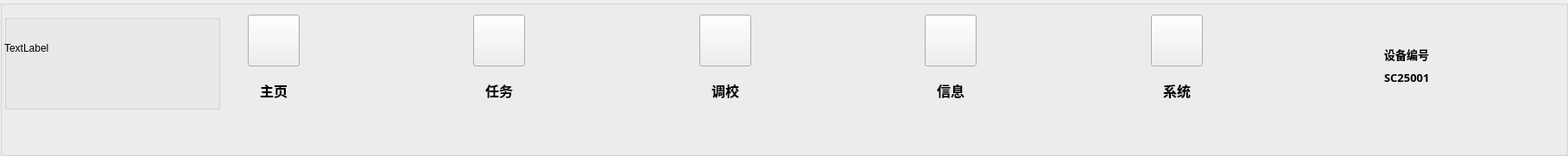
     <widget class="QGroupBox" name="groupBox_25">
      <property name="title">
       <string/>
      </property>
      <layout class="QGridLayout" name="gridLayout_20">
       <property name="leftMargin">
        <number>2</number>
       </property>
       <item row="1" column="8" alignment="Qt::AlignHCenter">
        <widget class="QLabel" name="label_message">
         <property name="font">
          <font>
           <family>微软雅黑 Light</family>
           <pointsize>12</pointsize>
           <weight>75</weight>
           <bold>true</bold>
          </font>
         </property>
         <property name="text">
          <string>信息</string>
         </property>
        </widget>
       </item>
       <item row="0" column="3">
        <spacer name="horizontalSpacer_14">
         <property name="orientation">
          <enum>Qt::Horizontal</enum>
         </property>
         <property name="sizeHint" stdset="0">
          <size>
           <width>195</width>
           <height>20</height>
          </size>
         </property>
        </spacer>
       </item>
       <item row="0" column="0" rowspan="2">
        <widget class="QGroupBox" name="groupBox_26">
         <property name="sizePolicy">
          <sizepolicy hsizetype="Fixed" vsizetype="Fixed">
           <horstretch>0</horstretch>
           <verstretch>0</verstretch>
          </sizepolicy>
         </property>
         <property name="minimumSize">
          <size>
           <width>250</width>
           <height>110</height>
          </size>
         </property>
         <property name="maximumSize">
          <size>
           <width>250</width>
           <height>110</height>
          </size>
         </property>
         <property name="title">
          <string/>
         </property>
         <widget class="QLabel" name="label_logo">
          <property name="geometry">
           <rect>
            <x>0</x>
            <y>10</y>
            <width>214</width>
            <height>57</height>
           </rect>
          </property>
          <property name="sizePolicy">
           <sizepolicy hsizetype="Fixed" vsizetype="Fixed">
            <horstretch>0</horstretch>
            <verstretch>0</verstretch>
           </sizepolicy>
          </property>
          <property name="minimumSize">
           <size>
            <width>214</width>
            <height>57</height>
           </size>
          </property>
          <property name="maximumSize">
           <size>
            <width>214</width>
            <height>57</height>
           </size>
          </property>
          <property name="text">
           <string>TextLabel</string>
          </property>
         </widget>
        </widget>
       </item>
       <item row="0" column="6">
        <widget class="QPushButton" name="pushButton_change">
         <property name="minimumSize">
          <size>
           <width>60</width>
           <height>60</height>
          </size>
         </property>
         <property name="maximumSize">
          <size>
           <width>60</width>
           <height>60</height>
          </size>
         </property>
         <property name="text">
          <string/>
         </property>
         <property name="iconSize">
          <size>
           <width>60</width>
           <height>60</height>
          </size>
         </property>
        </widget>
       </item>
       <item row="0" column="11">
        <spacer name="horizontalSpacer_18">
         <property name="orientation">
          <enum>Qt::Horizontal</enum>
         </property>
         <property name="sizeHint" stdset="0">
          <size>
           <width>195</width>
           <height>20</height>
          </size>
         </property>
        </spacer>
       </item>
       <item row="1" column="2" alignment="Qt::AlignHCenter">
        <widget class="QLabel" name="labelvector">
         <property name="font">
          <font>
           <family>微软雅黑 Light</family>
           <pointsize>12</pointsize>
           <weight>75</weight>
           <bold>true</bold>
          </font>
         </property>
         <property name="text">
          <string>主页</string>
         </property>
        </widget>
       </item>
       <item row="0" column="12" rowspan="2">
        <widget class="QGroupBox" name="groupBox_21">
         <property name="sizePolicy">
          <sizepolicy hsizetype="Fixed" vsizetype="Fixed">
           <horstretch>0</horstretch>
           <verstretch>0</verstretch>
          </sizepolicy>
         </property>
         <property name="minimumSize">
          <size>
           <width>150</width>
           <height>80</height>
          </size>
         </property>
         <property name="styleSheet">
          <string notr="true">border:none</string>
         </property>
         <property name="title">
          <string/>
         </property>
         <layout class="QGridLayout" name="gridLayout_12">
          <item row="0" column="0">
           <spacer name="verticalSpacer_6">
            <property name="orientation">
             <enum>Qt::Vertical</enum>
            </property>
            <property name="sizeType">
             <enum>QSizePolicy::Fixed</enum>
            </property>
            <property name="sizeHint" stdset="0">
             <size>
              <width>80</width>
              <height>10</height>
             </size>
            </property>
           </spacer>
          </item>
          <item row="1" column="0">
           <widget class="QLabel" name="label_sbbh">
            <property name="sizePolicy">
             <sizepolicy hsizetype="Fixed" vsizetype="Fixed">
              <horstretch>0</horstretch>
              <verstretch>0</verstretch>
             </sizepolicy>
            </property>
            <property name="minimumSize">
             <size>
              <width>150</width>
              <height>0</height>
             </size>
            </property>
            <property name="font">
             <font>
              <family>微软雅黑 Light</family>
              <pointsize>10</pointsize>
              <weight>75</weight>
              <bold>true</bold>
             </font>
            </property>
            <property name="text">
             <string>设备编号</string>
            </property>
           </widget>
          </item>
          <item row="2" column="0">
           <widget class="QLabel" name="label_bhtext">
            <property name="sizePolicy">
             <sizepolicy hsizetype="Fixed" vsizetype="Fixed">
              <horstretch>0</horstretch>
              <verstretch>0</verstretch>
             </sizepolicy>
            </property>
            <property name="minimumSize">
             <size>
              <width>150</width>
              <height>0</height>
             </size>
            </property>
            <property name="font">
             <font>
              <family>微软雅黑 Light</family>
              <pointsize>10</pointsize>
              <weight>75</weight>
              <bold>true</bold>
             </font>
            </property>
            <property name="text">
             <string>SC25001</string>
            </property>
           </widget>
          </item>
         </layout>
        </widget>
       </item>
       <item row="0" column="8">
        <widget class="QPushButton" name="pushButton_message">
         <property name="minimumSize">
          <size>
           <width>60</width>
           <height>60</height>
          </size>
         </property>
         <property name="maximumSize">
          <size>
           <width>60</width>
           <height>60</height>
          </size>
         </property>
         <property name="text">
          <string/>
         </property>
         <property name="iconSize">
          <size>
           <width>60</width>
           <height>60</height>
          </size>
         </property>
        </widget>
       </item>
       <item row="0" column="5">
        <spacer name="horizontalSpacer_15">
         <property name="orientation">
          <enum>Qt::Horizontal</enum>
         </property>
         <property name="sizeHint" stdset="0">
          <size>
           <width>196</width>
           <height>20</height>
          </size>
         </property>
        </spacer>
       </item>
       <item row="0" column="2">
        <widget class="QPushButton" name="pushButton_vector">
         <property name="minimumSize">
          <size>
           <width>60</width>
           <height>60</height>
          </size>
         </property>
         <property name="maximumSize">
          <size>
           <width>60</width>
           <height>60</height>
          </size>
         </property>
         <property name="text">
          <string/>
         </property>
         <property name="iconSize">
          <size>
           <width>60</width>
           <height>60</height>
          </size>
         </property>
        </widget>
       </item>
       <item row="1" column="6" alignment="Qt::AlignHCenter">
        <widget class="QLabel" name="label_change">
         <property name="font">
          <font>
           <pointsize>12</pointsize>
           <weight>75</weight>
           <bold>true</bold>
          </font>
         </property>
         <property name="text">
          <string>调校</string>
         </property>
        </widget>
       </item>
       <item row="0" column="9">
        <spacer name="horizontalSpacer_17">
         <property name="orientation">
          <enum>Qt::Horizontal</enum>
         </property>
         <property name="sizeHint" stdset="0">
          <size>
           <width>196</width>
           <height>20</height>
          </size>
         </property>
        </spacer>
       </item>
       <item row="0" column="4">
        <widget class="QPushButton" name="pushButton_task">
         <property name="minimumSize">
          <size>
           <width>60</width>
           <height>60</height>
          </size>
         </property>
         <property name="maximumSize">
          <size>
           <width>60</width>
           <height>60</height>
          </size>
         </property>
         <property name="text">
          <string/>
         </property>
         <property name="iconSize">
          <size>
           <width>60</width>
           <height>60</height>
          </size>
         </property>
        </widget>
       </item>
       <item row="1" column="4" alignment="Qt::AlignHCenter">
        <widget class="QLabel" name="label_task">
         <property name="font">
          <font>
           <family>微软雅黑 Light</family>
           <pointsize>12</pointsize>
           <weight>75</weight>
           <bold>true</bold>
          </font>
         </property>
         <property name="text">
          <string>任务</string>
         </property>
        </widget>
       </item>
       <item row="0" column="7">
        <spacer name="horizontalSpacer_16">
         <property name="orientation">
          <enum>Qt::Horizontal</enum>
         </property>
         <property name="sizeHint" stdset="0">
          <size>
           <width>195</width>
           <height>20</height>
          </size>
         </property>
        </spacer>
       </item>
       <item row="1" column="10" alignment="Qt::AlignHCenter">
        <widget class="QLabel" name="label_system">
         <property name="font">
          <font>
           <family>微软雅黑 Light</family>
           <pointsize>12</pointsize>
           <weight>75</weight>
           <bold>true</bold>
          </font>
         </property>
         <property name="text">
          <string>系统</string>
         </property>
        </widget>
       </item>
       <item row="0" column="13">
        <spacer name="horizontalSpacer_36">
         <property name="orientation">
          <enum>Qt::Horizontal</enum>
         </property>
         <property name="sizeType">
          <enum>QSizePolicy::Fixed</enum>
         </property>
         <property name="sizeHint" stdset="0">
          <size>
           <width>40</width>
           <height>20</height>
          </size>
         </property>
        </spacer>
       </item>
       <item row="2" column="0">
        <spacer name="verticalSpacer_27">
         <property name="orientation">
          <enum>Qt::Vertical</enum>
         </property>
         <property name="sizeHint" stdset="0">
          <size>
           <width>20</width>
           <height>40</height>
          </size>
         </property>
        </spacer>
       </item>
       <item row="0" column="10">
        <widget class="QPushButton" name="pushButton_system">
         <property name="minimumSize">
          <size>
           <width>60</width>
           <height>60</height>
          </size>
         </property>
         <property name="maximumSize">
          <size>
           <width>60</width>
           <height>60</height>
          </size>
         </property>
         <property name="text">
          <string/>
         </property>
         <property name="iconSize">
          <size>
           <width>60</width>
           <height>60</height>
          </size>
         </property>
        </widget>
       </item>
       <item row="0" column="1">
        <spacer name="horizontalSpacer_13">
         <property name="orientation">
          <enum>Qt::Horizontal</enum>
         </property>
         <property name="sizeHint" stdset="0">
          <size>
           <width>26</width>
           <height>20</height>
          </size>
         </property>
        </spacer>
       </item>
      </layout>
     </widget>
